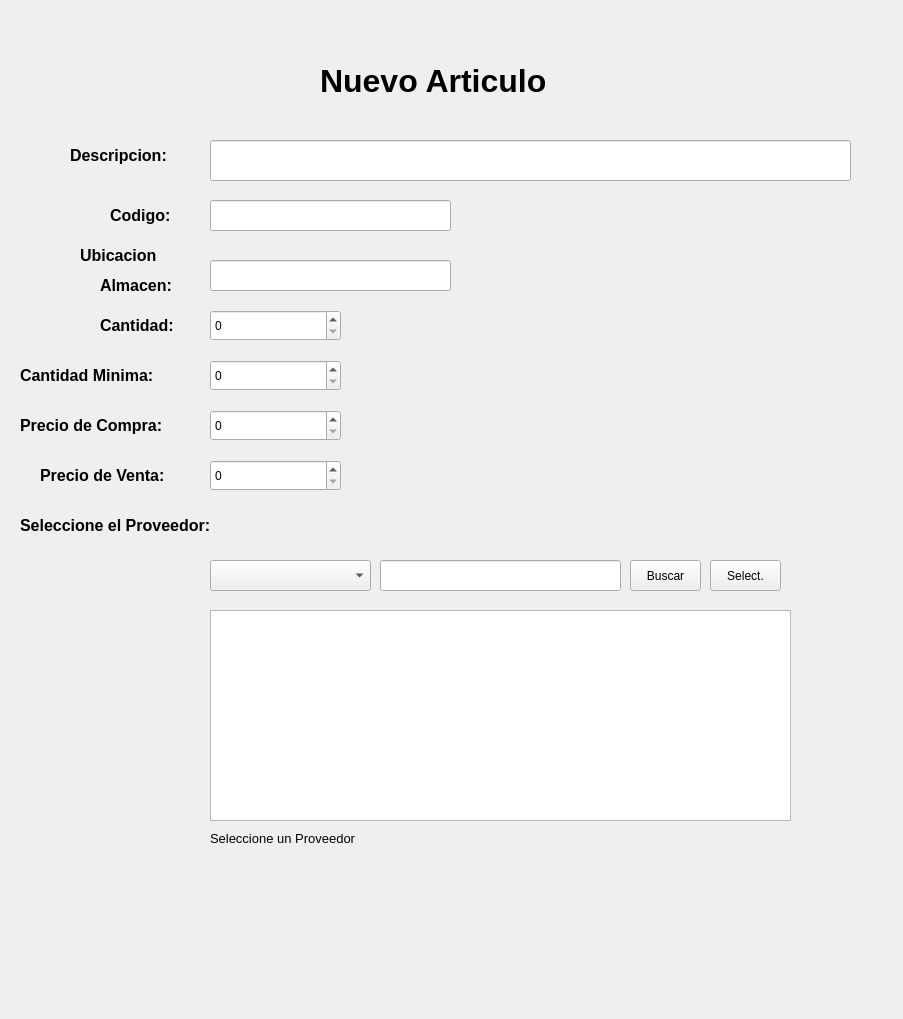
<?xml version="1.0" encoding="UTF-8"?>
<ui version="4.0">
 <class>newArticleForm</class>
 <widget class="QWidget" name="newArticleForm">
  <property name="geometry">
   <rect>
    <x>0</x>
    <y>0</y>
    <width>903</width>
    <height>1019</height>
   </rect>
  </property>
  <property name="windowTitle">
   <string>Nuevo Articulo</string>
  </property>
  <property name="windowIcon">
   <iconset>
    <normaloff>../assetes/icons/add.png</normaloff>../assetes/icons/add.png</iconset>
  </property>
  <widget class="QLineEdit" name="descriptionLineEdit">
   <property name="geometry">
    <rect>
     <x>210</x>
     <y>140</y>
     <width>641</width>
     <height>41</height>
    </rect>
   </property>
  </widget>
  <widget class="QLabel" name="label">
   <property name="geometry">
    <rect>
     <x>70</x>
     <y>140</y>
     <width>121</width>
     <height>31</height>
    </rect>
   </property>
   <property name="font">
    <font>
     <family>Arial</family>
     <pointsize>12</pointsize>
     <weight>75</weight>
     <bold>true</bold>
    </font>
   </property>
   <property name="text">
    <string>Descripcion:</string>
   </property>
  </widget>
  <widget class="QLineEdit" name="codeLineEdit">
   <property name="geometry">
    <rect>
     <x>210</x>
     <y>200</y>
     <width>241</width>
     <height>31</height>
    </rect>
   </property>
  </widget>
  <widget class="QLabel" name="label_2">
   <property name="geometry">
    <rect>
     <x>110</x>
     <y>200</y>
     <width>81</width>
     <height>31</height>
    </rect>
   </property>
   <property name="font">
    <font>
     <family>Arial</family>
     <pointsize>12</pointsize>
     <weight>75</weight>
     <bold>true</bold>
    </font>
   </property>
   <property name="text">
    <string>Codigo:</string>
   </property>
  </widget>
  <widget class="QSpinBox" name="buyPriceSpinBox">
   <property name="geometry">
    <rect>
     <x>210</x>
     <y>410</y>
     <width>131</width>
     <height>31</height>
    </rect>
   </property>
   <property name="maximum">
    <number>999999999</number>
   </property>
  </widget>
  <widget class="QLabel" name="label_3">
   <property name="geometry">
    <rect>
     <x>20</x>
     <y>410</y>
     <width>181</width>
     <height>31</height>
    </rect>
   </property>
   <property name="font">
    <font>
     <family>Arial</family>
     <pointsize>12</pointsize>
     <weight>75</weight>
     <bold>true</bold>
    </font>
   </property>
   <property name="text">
    <string>Precio de Compra:</string>
   </property>
  </widget>
  <widget class="QLabel" name="label_4">
   <property name="geometry">
    <rect>
     <x>100</x>
     <y>310</y>
     <width>91</width>
     <height>31</height>
    </rect>
   </property>
   <property name="font">
    <font>
     <family>Arial</family>
     <pointsize>12</pointsize>
     <weight>75</weight>
     <bold>true</bold>
    </font>
   </property>
   <property name="text">
    <string>Cantidad:</string>
   </property>
  </widget>
  <widget class="QSpinBox" name="qtySpinBox">
   <property name="geometry">
    <rect>
     <x>210</x>
     <y>310</y>
     <width>131</width>
     <height>31</height>
    </rect>
   </property>
   <property name="maximum">
    <number>999999999</number>
   </property>
  </widget>
  <widget class="QSpinBox" name="sellPriceSpinBox">
   <property name="geometry">
    <rect>
     <x>210</x>
     <y>460</y>
     <width>131</width>
     <height>31</height>
    </rect>
   </property>
   <property name="maximum">
    <number>999999999</number>
   </property>
  </widget>
  <widget class="QLabel" name="label_5">
   <property name="geometry">
    <rect>
     <x>40</x>
     <y>460</y>
     <width>161</width>
     <height>31</height>
    </rect>
   </property>
   <property name="font">
    <font>
     <family>Arial</family>
     <pointsize>12</pointsize>
     <weight>75</weight>
     <bold>true</bold>
    </font>
   </property>
   <property name="text">
    <string>Precio de Venta:</string>
   </property>
  </widget>
  <widget class="QPushButton" name="searchSupplierButton">
   <property name="geometry">
    <rect>
     <x>630</x>
     <y>560</y>
     <width>71</width>
     <height>31</height>
    </rect>
   </property>
   <property name="cursor">
    <cursorShape>PointingHandCursor</cursorShape>
   </property>
   <property name="text">
    <string>Buscar</string>
   </property>
  </widget>
  <widget class="QLabel" name="proveedorlabel">
   <property name="geometry">
    <rect>
     <x>210</x>
     <y>830</y>
     <width>651</width>
     <height>16</height>
    </rect>
   </property>
   <property name="font">
    <font>
     <family>Arial</family>
     <pointsize>10</pointsize>
    </font>
   </property>
   <property name="text">
    <string>Seleccione un Proveedor</string>
   </property>
  </widget>
  <widget class="QLineEdit" name="locationLineEdit">
   <property name="geometry">
    <rect>
     <x>210</x>
     <y>260</y>
     <width>241</width>
     <height>31</height>
    </rect>
   </property>
  </widget>
  <widget class="QLabel" name="label_6">
   <property name="geometry">
    <rect>
     <x>80</x>
     <y>240</y>
     <width>101</width>
     <height>31</height>
    </rect>
   </property>
   <property name="font">
    <font>
     <family>Arial</family>
     <pointsize>12</pointsize>
     <weight>75</weight>
     <bold>true</bold>
    </font>
   </property>
   <property name="text">
    <string>Ubicacion</string>
   </property>
  </widget>
  <widget class="QLabel" name="label_7">
   <property name="geometry">
    <rect>
     <x>100</x>
     <y>270</y>
     <width>101</width>
     <height>31</height>
    </rect>
   </property>
   <property name="font">
    <font>
     <family>Arial</family>
     <pointsize>12</pointsize>
     <weight>75</weight>
     <bold>true</bold>
    </font>
   </property>
   <property name="text">
    <string>Almacen:</string>
   </property>
  </widget>
  <widget class="QLabel" name="label_8">
   <property name="geometry">
    <rect>
     <x>320</x>
     <y>60</y>
     <width>281</width>
     <height>41</height>
    </rect>
   </property>
   <property name="font">
    <font>
     <family>Arial</family>
     <pointsize>24</pointsize>
     <weight>75</weight>
     <bold>true</bold>
    </font>
   </property>
   <property name="text">
    <string>Nuevo Articulo</string>
   </property>
  </widget>
  <widget class="QPushButton" name="saveButton">
   <property name="geometry">
    <rect>
     <x>560</x>
     <y>850</y>
     <width>81</width>
     <height>91</height>
    </rect>
   </property>
   <property name="cursor">
    <cursorShape>PointingHandCursor</cursorShape>
   </property>
   <property name="styleSheet">
    <string notr="true">QPushButton:hover
{
	border-style: solid;
   	background-color:#bbdefb;

}

QPushButton:pressed
{
	 	background-color:#0069c0;
}
</string>
   </property>
   <property name="text">
    <string/>
   </property>
   <property name="icon">
    <iconset>
     <normaloff>../assetes/icons/floppy-disk.png</normaloff>../assetes/icons/floppy-disk.png</iconset>
   </property>
   <property name="iconSize">
    <size>
     <width>80</width>
     <height>71</height>
    </size>
   </property>
   <property name="flat">
    <bool>true</bool>
   </property>
  </widget>
  <widget class="QPushButton" name="cancelButton">
   <property name="geometry">
    <rect>
     <x>680</x>
     <y>850</y>
     <width>81</width>
     <height>91</height>
    </rect>
   </property>
   <property name="cursor">
    <cursorShape>PointingHandCursor</cursorShape>
   </property>
   <property name="styleSheet">
    <string notr="true">QPushButton:hover
{
	border-style: solid;
   	background-color:#ff9090;

}

QPushButton:pressed
{
	 	background-color:#0069c0;
}
</string>
   </property>
   <property name="text">
    <string/>
   </property>
   <property name="icon">
    <iconset>
     <normaloff>../assetes/icons/button.png</normaloff>../assetes/icons/button.png</iconset>
   </property>
   <property name="iconSize">
    <size>
     <width>80</width>
     <height>71</height>
    </size>
   </property>
   <property name="flat">
    <bool>true</bool>
   </property>
  </widget>
  <widget class="QTableWidget" name="supplierTableWidget">
   <property name="geometry">
    <rect>
     <x>210</x>
     <y>610</y>
     <width>581</width>
     <height>211</height>
    </rect>
   </property>
  </widget>
  <widget class="QComboBox" name="searchSuppliercomboBox">
   <property name="geometry">
    <rect>
     <x>210</x>
     <y>560</y>
     <width>161</width>
     <height>31</height>
    </rect>
   </property>
  </widget>
  <widget class="QLineEdit" name="searchSupplierLineEdit">
   <property name="geometry">
    <rect>
     <x>380</x>
     <y>560</y>
     <width>241</width>
     <height>31</height>
    </rect>
   </property>
  </widget>
  <widget class="QLabel" name="label_9">
   <property name="geometry">
    <rect>
     <x>20</x>
     <y>510</y>
     <width>241</width>
     <height>31</height>
    </rect>
   </property>
   <property name="font">
    <font>
     <family>Arial</family>
     <pointsize>12</pointsize>
     <weight>75</weight>
     <bold>true</bold>
    </font>
   </property>
   <property name="text">
    <string>Seleccione el Proveedor:</string>
   </property>
  </widget>
  <widget class="QPushButton" name="selectSupplierButton">
   <property name="geometry">
    <rect>
     <x>710</x>
     <y>560</y>
     <width>71</width>
     <height>31</height>
    </rect>
   </property>
   <property name="cursor">
    <cursorShape>PointingHandCursor</cursorShape>
   </property>
   <property name="text">
    <string>Select.</string>
   </property>
  </widget>
  <widget class="QSpinBox" name="qtyMinSpinBox">
   <property name="geometry">
    <rect>
     <x>210</x>
     <y>360</y>
     <width>131</width>
     <height>31</height>
    </rect>
   </property>
   <property name="maximum">
    <number>999999999</number>
   </property>
  </widget>
  <widget class="QLabel" name="label_10">
   <property name="geometry">
    <rect>
     <x>20</x>
     <y>360</y>
     <width>171</width>
     <height>31</height>
    </rect>
   </property>
   <property name="font">
    <font>
     <family>Arial</family>
     <pointsize>12</pointsize>
     <weight>75</weight>
     <bold>true</bold>
    </font>
   </property>
   <property name="text">
    <string>Cantidad Minima:</string>
   </property>
  </widget>
 </widget>
 <resources/>
 <connections/>
</ui>
